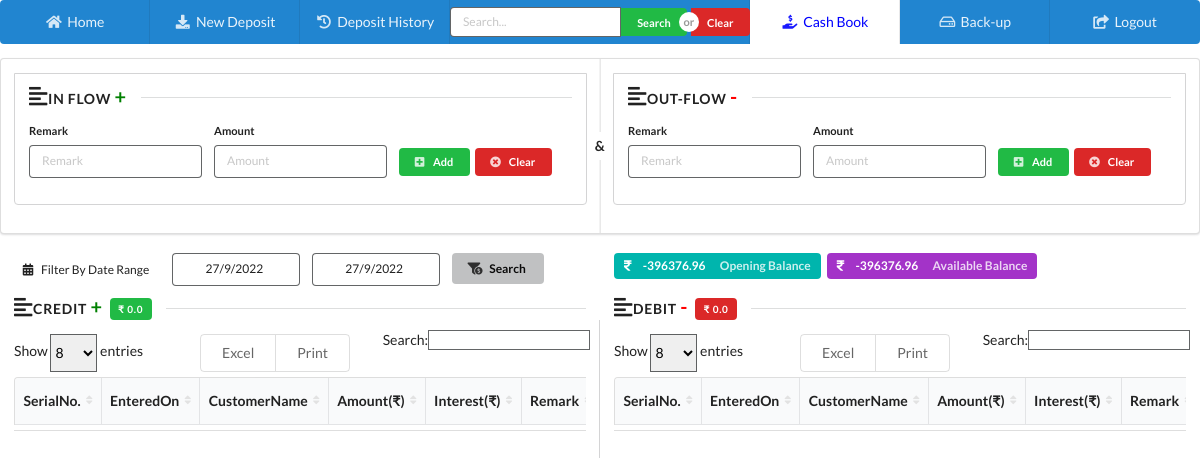
Page /daily_flow/ (signed in) on the earlier database version.
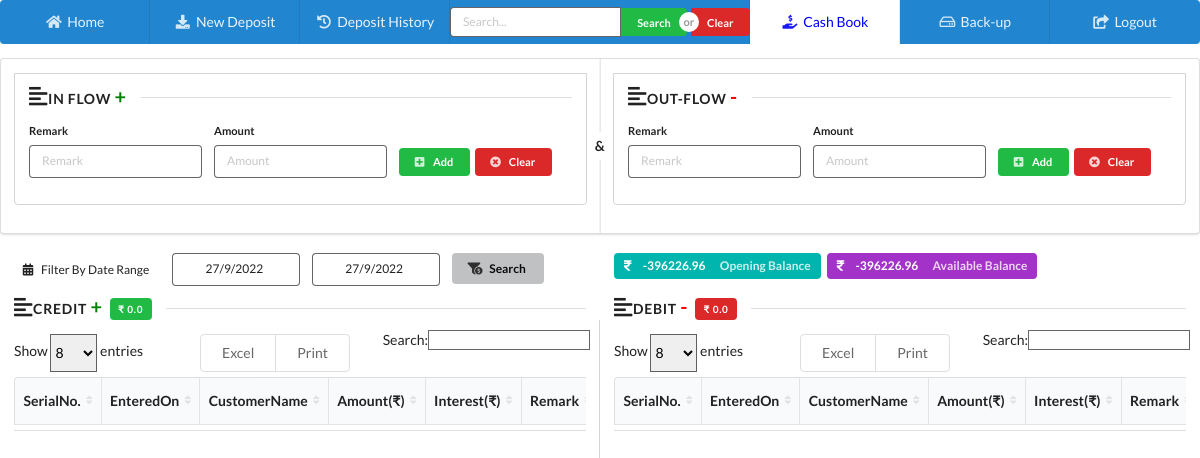
Same page on the later database version.
### home/models.py (models this page shows, shortened)
class CashBook(models.Model):
    remark = models.CharField(max_length=300, blank=True, null=True)
    depositID = models.CharField(max_length=100, default='N/A')
    customerName = models.CharField(max_length=100, default='N/A')
    interest = models.FloatField(default=0.0)
    transactionType = models.CharField(max_length=300, blank=True, null=True)
    amount = models.FloatField(default=0.0)
    balanceThatTime = models.FloatField(default=0.0)
    availableBalance = models.FloatField(default=0.0)
    totalCredit = models.FloatField(default=0.0)
    totalDebit = models.FloatField(default=0.0)
    isDeleted = models.BooleanField(default=False)
    datetime = models.DateTimeField(auto_now_add=True, auto_now=False)
    lastUpdatedOn = models.DateTimeField(auto_now_add=False, auto_now=True)
    class Meta:
        verbose_name_plural = 'D) CashBook List'

### home/views.py (the view)
# urls.py: path('daily_flow/', daily_report, name='daily_report'),
def daily_report(request):
    if request.user.is_authenticated:
        try:
            opening = CashBook.objects.filter(datetime__lt=datetime.today().date(), isDeleted__exact=False).last()
            o_balance = opening.availableBalance
        except:
            o_balance = 0.0
        try:
            current = CashBook.objects.all().last()
            c = current.availableBalance
        except:
            c = 0.0
        total_c = 0.0
        total_d = 0.0
        for cre in CashBook.objects.filter(datetime__icontains=datetime.today().date(), isDeleted__exact=False,transactionType__icontains='Credit'):
            total_c = total_c + cre.interest + cre.amount
        for d in CashBook.objects.filter(datetime__icontains=datetime.today().date(), isDeleted__exact=False,transactionType__icontains='Debit'):
            total_d = total_d + d.interest + d.amount
        context = {
            'o_balance': o_balance,
            'c': c,
            'date': datetime.today().date(),
            'credit':total_c,
            'debit':total_d,
        }
        return render(request, 'home/dailyReport.html', context)
    else:
        return redirect('homeApp:loginPage')

### home/templates/home/dailyReport.html (shortened to what the changed rows need)
{% extends 'home/index.html' %}
{% load static %}
{% block body %}
<div class="row">
                    <div class="ui internally padded grid">
                        <div class="row" style="padding-bottom: 0!important;padding-top: 5px!important;">
                            <div class="eight wide column">
                                <div class="ui teal label">
                                    <i class="rupee icon"></i>
                                    {{ o_balance }}
                                    <a class="detail">Opening Balance</a>
                                </div>
                                <div class="ui purple label">
                                    <i class="rupee icon"></i>
                                    {{ c }}
                                    <a class="detail">Available Balance</a>
                                </div>
                            </div>
                        </div>
                    </div>
    <div class="ui internally celled grid">
        <div class="row">
            <div class="eight wide column">
                <table id="cTable" class="ui sortable celled very compact table"
                       style="margin-top: 5px;width: 100%">
                    <thead>
                    <tr>
                        <th>SerialNo.</th>
                          <th>EnteredOn</th>
                          <th>CustomerName</th>
                        <th>Amount(₹)</th>
                        <th>Interest(₹)</th>
                        <th>Remark</th>
                    </tr>
                    </thead>
                </table>
            </div>
            <div class="eight wide column">
                <table id="dTable" class="ui sortable celled very compact table"
                       style="margin-top: 5px;width: 100%">
                    <thead>
                    <tr>
                       <th>SerialNo.</th>
                          <th>EnteredOn</th>
                          <th>CustomerName</th>
                        <th>Amount(₹)</th>
                         <th>Interest(₹)</th>
                        <th>Remark</th>
                    </tr>
                    </thead>
                </table>
            </div>
        </div>
    </div>
</div>
{% endblock %}

Differences in the rows shown:
no longer on this page (row unchanged): CashBook: availableBalance "-396376.96"
added CashBook: availableBalance "-396226.96"
